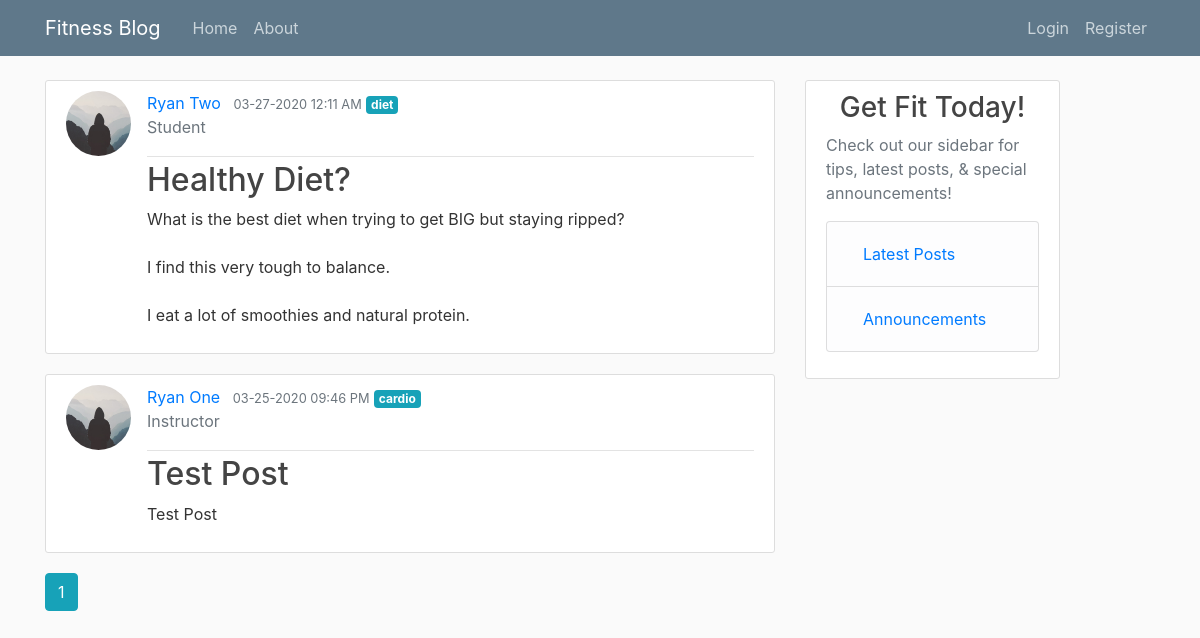
Page /home on the earlier database version.
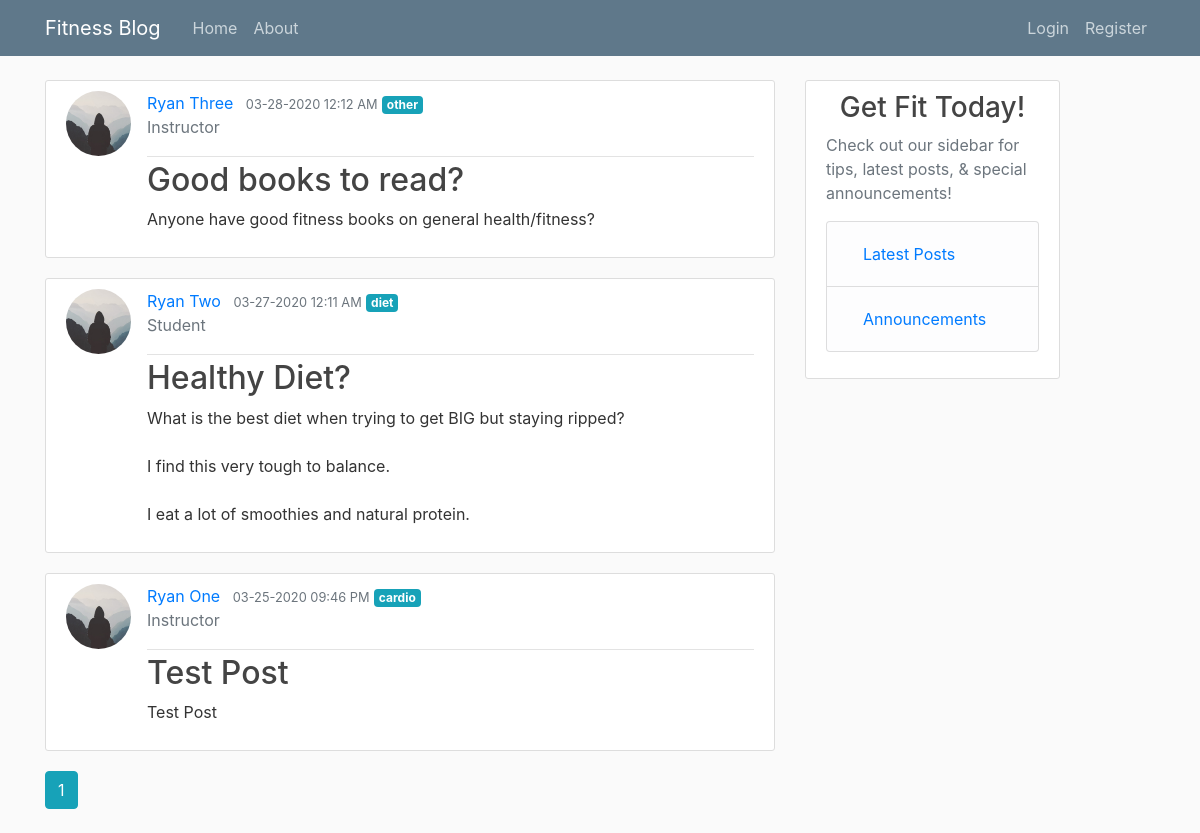
Same page on the later database version.
### fitnessblog/models.py (models this page shows, shortened)
class Post(db.Model):
    id = db.Column(db.Integer, primary_key=True)
    title = db.Column(db.String(100), nullable=False)
    date_posted = db.Column(db.DateTime, nullable=False, default=datetime.utcnow)
    content = db.Column(db.Text, nullable=False)
    category = db.Column(db.Text, nullable=False)
    user_id = db.Column(db.Integer, db.ForeignKey("user.id"), nullable=False)

class User(db.Model, UserMixin):
    id = db.Column(db.Integer, primary_key=True)
    username = db.Column(db.String(20), unique=True, nullable=False)
    email = db.Column(db.String(120), unique=True, nullable=False)
    profile_type = db.Column(db.String(20), nullable=False)
    image_file = db.Column(db.String(20), nullable=False, default="default.jpg")
    password = db.Column(db.String(60), nullable=False)
    posts = db.relationship("Post", backref="author", lazy=True)

### fitnessblog/main/routes.py (the view)
@main.route("/")
@main.route("/home")
def home():
    page = request.args.get("page", 1, type=int)
    posts = Post.query.order_by(Post.date_posted.desc()).paginate(page=page, per_page=5)
    return render_template("home.html", posts=posts)

### fitnessblog/templates/home.html
{% extends "layout.html" %}
{% block content %}
  {% for post in posts.items %}
    <article class="media content-section">
      <img class="rounded-circle article-img" src="{{ url_for('static', filename='profile_pics/' + post.author.image_file) }}">
      <div class="media-body">
        <div class="article-metadata">
          <a class="mr-2" href="{{ url_for('users.user_posts', username=post.author.username) }}">{{ post.author.username }}</a>
          <small class="text-muted">{{ post.date_posted.strftime('%m-%d-%Y %I:%M %p') }}</small>
          <a href="{{ url_for('posts.filter_by_category', category=post.category) }}" class="badge badge-info">{{ post.category}}</a>
          <p class="text-secondary">{{ post.author.profile_type.capitalize() }}</p>
        </div>
        <h2><a class="article-title" href="{{ url_for('posts.post', post_id=post.id) }}">{{ post.title }}</a></h2>
        <p class="article-content">{{ post.content }}</p>
      </div>
    </article>
  {% endfor %}
  {% for page_num in posts.iter_pages(left_edge=1, right_edge=1, left_current=1, right_current=2) %}
    {% if page_num %}
      {% if posts.page == page_num %}
        <a class="btn btn-info mb-4" href="{{ url_for('main.home', page=page_num) }}">{{ page_num }}</a>
      {% else %}
      <a class="btn btn-outline-info mb-4" href="{{ url_for('main.home', page=page_num) }}">{{ page_num }}</a>
      {% endif %}
    {% else %}
      ...
    {% endif %}
  {% endfor %}
{% endblock content %}

### fitnessblog/templates/layout.html (shortened to what this page needs)
<!DOCTYPE html>
<html lang="en">
  <head>
    <link rel="stylesheet" href="https://stackpath.bootstrapcdn.com/bootstrap/4.3.1/css/bootstrap.min.css">
    <link rel="stylesheet" type="text/css" href="{{ url_for('static', filename='main.css') }}">
  </head>
    <body>
      <header class="site-header">
        <nav class="navbar navbar-expand-md navbar-dark bg-steel fixed-top">
          <div class="container">
            <a class="navbar-brand mr-4" href="/">Fitness Blog</a>
            <div class="collapse navbar-collapse" id="navbarToggle">
              <div class="navbar-nav mr-auto">
                <a class="nav-item nav-link" href="{{ url_for('main.home') }}">Home</a>
                <a class="nav-item nav-link" href="{{ url_for('main.about') }}">About</a>
              </div>
              <div class="navbar-nav">
                {% if current_user.is_authenticated %}
                  <a class="nav-item nav-link" href="{{ url_for('posts.new_post') }}">Create Post</a>
                  <a class="nav-item nav-link" href="{{ url_for('users.account') }}">Account</a>
                  <a class="nav-item nav-link" href="{{ url_for('users.logout') }}">Logout</a>
                {% else %}
                  <a class="nav-item nav-link" href="{{ url_for('users.login') }}">Login</a>
                  <a class="nav-item nav-link" href="{{ url_for('users.register') }}">Register</a>
                {% endif %}
              </div>
            </div>
          </div>
        </nav>
      </header>
      <main role="main" class="container">
        <div class="row">
          <div class="col-md-8">
            {% block content %}{% endblock %}
          </div>
          <div class="col-md-3">
            <div class="content-section">
              <h3 class="text-center" >Get Fit Today!</h3>
              <p class='text-muted'>Check out our sidebar for tips, latest posts, & special announcements!</p>
                <ul class="list-group">
                  <li class="list-group-item list-group-item-light"><a class="nav-item nav-link" href="{{ url_for('posts.latest_posts') }}">Latest Posts</a></li>
                  <li class="list-group-item list-group-item-light"><a class="nav-item nav-link" href="{{ url_for('main.announcements') }}">Announcements</a></li></li>
                </ul>
            </div>
          </div>
        </div>
      </main>
    </body>
</html>

### fitnessblog/static/main.css (style rules this page uses)
body { background: #fafafa; color: #333333; margin-top: 5rem; }
h1, h2, h3, h4, h5, h6 { color: #444444; }
.bg-steel { background-color: #5f788a; }
.site-header .navbar-nav .nav-link { color: #cbd5db; }
.content-section { background: #ffffff; padding: 10px 20px; border: 1px solid #dddddd; border-radius: 3px; margin-bottom: 20px; }
.article-title { color: #444444; }
.article-content { white-space: pre-line; }
.article-img { height: 65px; width: 65px; margin-right: 16px; }
.article-metadata { padding-bottom: 1px; margin-bottom: 4px; border-bottom: 1px solid #e3e3e3; }

Differences in the rows shown:
added Post: image_file (placeholder picture), author.username "Ryan Three", date_posted "03-28-2020 12:12 AM", category "other", author.profile_type "Instructor", title "Good books to read?", content "Anyone have good fitness books on general health/fitness?"
